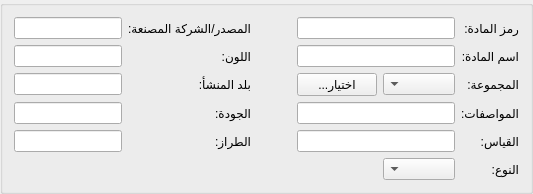
       <widget class="QGroupBox" name="groupBox_3">
        <property name="maximumSize">
         <size>
          <width>16777215</width>
          <height>16777215</height>
         </size>
        </property>
        <property name="layoutDirection">
         <enum>Qt::RightToLeft</enum>
        </property>
        <property name="title">
         <string/>
        </property>
        <layout class="QGridLayout" name="gridLayout">
         <item row="0" column="0">
          <widget class="QLabel" name="label">
           <property name="text">
            <string>رمز المادة:</string>
           </property>
          </widget>
         </item>
         <item row="0" column="1" colspan="2">
          <widget class="QLineEdit" name="code_input"/>
         </item>
         <item row="0" column="4">
          <widget class="QLabel" name="label_6">
           <property name="text">
            <string>المصدر/الشركة المصنعة:</string>
           </property>
          </widget>
         </item>
         <item row="0" column="5">
          <widget class="QLineEdit" name="manufacturer_input"/>
         </item>
         <item row="1" column="0">
          <widget class="QLabel" name="label_2">
           <property name="text">
            <string>اسم المادة:</string>
           </property>
          </widget>
         </item>
         <item row="1" column="1" colspan="2">
          <widget class="QLineEdit" name="name_input"/>
         </item>
         <item row="1" column="4">
          <widget class="QLabel" name="label_7">
           <property name="text">
            <string>اللون:</string>
           </property>
          </widget>
         </item>
         <item row="1" column="5">
          <widget class="QLineEdit" name="color_input"/>
         </item>
         <item row="2" column="0">
          <widget class="QLabel" name="label_3">
           <property name="text">
            <string>المجموعة:</string>
           </property>
          </widget>
         </item>
         <item row="2" column="1">
          <widget class="QComboBox" name="group_combobox"/>
         </item>
         <item row="2" column="2">
          <widget class="QPushButton" name="select_group_btn">
           <property name="text">
            <string>...اختيار</string>
           </property>
          </widget>
         </item>
         <item row="2" column="3">
          <spacer name="horizontalSpacer">
           <property name="orientation">
            <enum>Qt::Horizontal</enum>
           </property>
           <property name="sizeType">
            <enum>QSizePolicy::Fixed</enum>
           </property>
           <property name="sizeHint" stdset="0">
            <size>
             <width>40</width>
             <height>20</height>
            </size>
           </property>
          </spacer>
         </item>
         <item row="2" column="4">
          <widget class="QLabel" name="label_8">
           <property name="text">
            <string>بلد المنشأ:</string>
           </property>
          </widget>
         </item>
         <item row="2" column="5">
          <widget class="QLineEdit" name="origin_input"/>
         </item>
         <item row="3" column="0">
          <widget class="QLabel" name="label_4">
           <property name="text">
            <string>المواصفات:</string>
           </property>
          </widget>
         </item>
         <item row="3" column="1" colspan="2">
          <widget class="QLineEdit" name="specs_input"/>
         </item>
         <item row="3" column="4">
          <widget class="QLabel" name="label_9">
           <property name="text">
            <string>الجودة:</string>
           </property>
          </widget>
         </item>
         <item row="3" column="5">
          <widget class="QLineEdit" name="quality_input"/>
         </item>
         <item row="4" column="0">
          <widget class="QLabel" name="label_5">
           <property name="text">
            <string>القياس:</string>
           </property>
          </widget>
         </item>
         <item row="4" column="1" colspan="2">
          <widget class="QLineEdit" name="size_input"/>
         </item>
         <item row="4" column="4">
          <widget class="QLabel" name="label_10">
           <property name="text">
            <string>الطراز:</string>
           </property>
          </widget>
         </item>
         <item row="4" column="5">
          <widget class="QLineEdit" name="model_input"/>
         </item>
         <item row="5" column="0">
          <widget class="QLabel" name="label_34">
           <property name="text">
            <string>النوع:</string>
           </property>
          </widget>
         </item>
         <item row="5" column="1">
          <widget class="QComboBox" name="type_combobox"/>
         </item>
        </layout>
       </widget>
